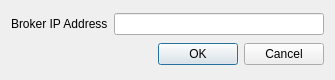
<?xml version="1.0" encoding="UTF-8"?>
<ui version="4.0">
 <class>Dialog</class>
 <widget class="QDialog" name="Dialog">
  <property name="windowModality">
   <enum>Qt::NonModal</enum>
  </property>
  <property name="enabled">
   <bool>true</bool>
  </property>
  <property name="geometry">
   <rect>
    <x>0</x>
    <y>0</y>
    <width>335</width>
    <height>80</height>
   </rect>
  </property>
  <property name="sizePolicy">
   <sizepolicy hsizetype="Fixed" vsizetype="Fixed">
    <horstretch>0</horstretch>
    <verstretch>0</verstretch>
   </sizepolicy>
  </property>
  <property name="windowTitle">
   <string>Broker IP Address Setup</string>
  </property>
  <layout class="QVBoxLayout" name="verticalLayout">
   <item>
    <layout class="QHBoxLayout" name="horizontalLayout">
     <item>
      <widget class="QLabel" name="label">
       <property name="text">
        <string>Broker IP Address</string>
       </property>
      </widget>
     </item>
     <item>
      <widget class="QLineEdit" name="lineEdit"/>
     </item>
    </layout>
   </item>
   <item>
    <widget class="QDialogButtonBox" name="buttonBox">
     <property name="orientation">
      <enum>Qt::Horizontal</enum>
     </property>
     <property name="standardButtons">
      <set>QDialogButtonBox::Cancel|QDialogButtonBox::Ok</set>
     </property>
    </widget>
   </item>
  </layout>
 </widget>
 <resources/>
 <connections>
  <connection>
   <sender>buttonBox</sender>
   <signal>accepted()</signal>
   <receiver>Dialog</receiver>
   <slot>accept()</slot>
   <hints>
    <hint type="sourcelabel">
     <x>248</x>
     <y>254</y>
    </hint>
    <hint type="destinationlabel">
     <x>157</x>
     <y>274</y>
    </hint>
   </hints>
  </connection>
  <connection>
   <sender>buttonBox</sender>
   <signal>rejected()</signal>
   <receiver>Dialog</receiver>
   <slot>reject()</slot>
   <hints>
    <hint type="sourcelabel">
     <x>316</x>
     <y>260</y>
    </hint>
    <hint type="destinationlabel">
     <x>286</x>
     <y>274</y>
    </hint>
   </hints>
  </connection>
 </connections>
</ui>
